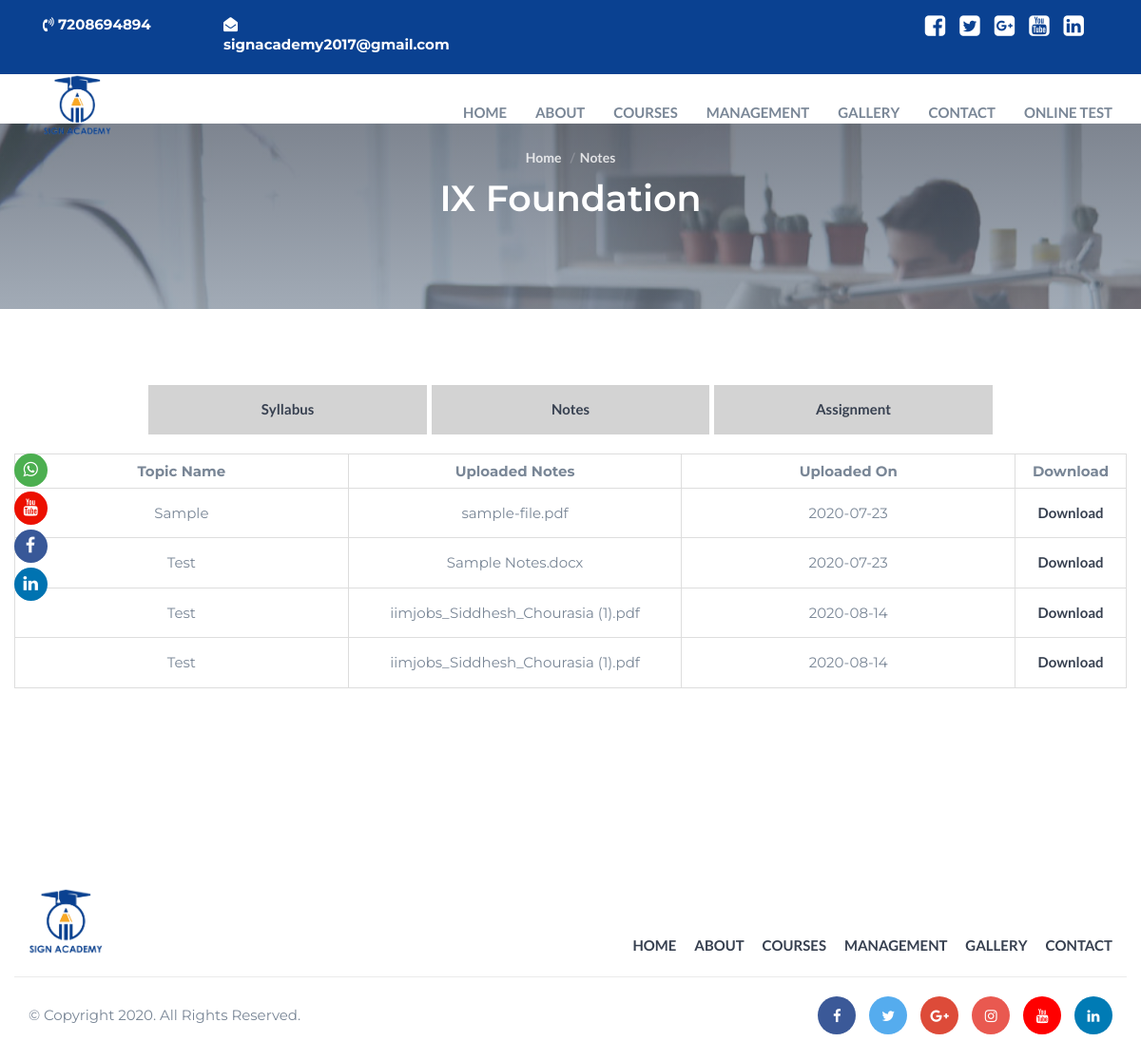
The app's page /ninenotes.php with its own data.
### tables this page shows
CREATE TABLE `addnotes` (
  `notes_id` int(200) NOT NULL,
  `notes_class` varchar(200) NOT NULL,
  `notes_topic` varchar(200) NOT NULL,
  `upload_notes` varchar(500) NOT NULL,
  `currdt` date NOT NULL
);

### ninenotes.php (the view, shortened to what this page needs)
<!DOCTYPE html>
<html lang="en">
	<head>
		<?php
		require_once("extfiles.php");
		?>
		 </head>
	<body>
		<?php
           require_once("header.php")
		?>
	<div class="hero-area section">
			<div class="bg-image bg-parallax overlay" style="background-image:url(./Img/page-background.jpg)"></div>
			<div class="container">
				<div class="row">
					<div class="col-md-10 col-md-offset-1 text-center">
						<ul class="hero-area-tree">
							<li><a href="index.html">Home</a></li>
							<li>Notes</li>
						</ul>
						<h1 class="white-text">IX Foundation</h1>
					</div>
				</div>
			</div>
		</div>
		    <div id="why-us" class="section">
			<div class="container">
				<div class="row">
					<div class="col-md-12 mb-4 p-0 display">
                      <div class="col-md-3 text-center p-2 bg-grey mr-1">
                      	<a href="ninestd.php">Syllabus</a>
                      </div>
                      <div class="col-md-3 text-center p-2 bg-grey mr-1">
                      <a href="ninenotes.php">Notes</a>
                      </div>
                      <div class="col-md-3 text-center p-2 bg-grey">
                      <a href="nineassignment.php">Assignment</a>
                      </div>
					</div>
					 <table class="table-bordered text-center" style="width: 100%;">
                  	<tr>
                     <th class="p-1 text-center">Topic Name</th>
                     <th class="p-1 text-center">Uploaded Notes</th>
                     <th class="p-1 text-center">Uploaded On</th>
                     <th class="p-1 text-center">Download</th>
                  	</tr>
					  <?php
                  $conn=mysqli_connect(dbhost,dbuser,dbpass,dbname) or die(mysqli_connect_error());
                  $q = "select * from addnotes where notes_class = 'IX Foundation'";
                    $res=mysqli_query($conn,$q) or die(mysqli_error($conn));
              $count=mysqli_affected_rows($conn);
              if($count==0)
              {
                print "<tr><td class='text-black text-center p-2' colspan='4'>There is no Notes.</td></tr>";
              }
              else
              {
                while($x=mysqli_fetch_array($res))
                {
                  ?>
                    <tr>
                    <td class="p-2" style="width: 30%;"><?php print "$x[2]" ?></td>
                    <td class="p-2" style="width: 30%;"><?php print "$x[3]" ?></td>
                    <td class="p-2" style="width: 30%;"><?php print "$x[4]" ?></td>
                    <td class="p-2"><a href="adminuploads/notes?notes_id='$notes_id'">Download</a></td>
                  </tr>
                    <?php
                         }
                  }
          ?>
             </table>
				</div>
			</div>
		</div>
		<?php
 require_once("footer.php");
?>
</html>

### css/style.css (style rules this page uses)
body { font-family: 'Montserrat', sans-serif; font-size: 15px; font-weight: 400; color: #798696; overflow-x:hidden; }
h1,h2,h3,h4,h5,h6 { margin-top: 12px; margin-bottom: 15px; font-weight: 600; color: #374050; }
h1 { font-size:38px; }
a { font-family: 'Lato', sans-serif; color: #374050; font-weight: 700; }
ul,ol { margin: 0; padding: 0; list-style: none }
.white-text { color: #FFF !important; }
.section { position:relative; padding-top:80px; padding-bottom:80px; }
.bg-image { position:absolute; left:0; right:0; top:0; bottom:0; background-position:center; background-size:cover; }
.bg-image.bg-parallax { background-attachment:fixed; }
.bg-image.overlay:after { content:""; position:absolute; left:0; right:0; top:0; bottom:0; background-image: -webkit-gradient(linear, left top, left bottom, from(#374050), to(#798696)); background-image: linear-gradient(to bottom, #374050 0%, #798696 100%); opacity: 0.7; }
.hero-area { position:relative; padding-top: 80px; padding-bottom: 80px; margin-top:75px; }
.hero-area-tree li { display:inline-block; font-family: 'Lato', sans-serif; font-weight:600; font-size:14px; color:rgba(255, 255, 255, 0.8); }
.hero-area-tree li > a { color:rgba(255, 255, 255, 0.8); }
.hero-area-tree li + li:before { content: "/"; display: inline-block; margin: 0px 5px; color: rgba(235, 235, 235, 0.25); }
.p-0 { padding: 0; }
.p-1 { padding: 7px; }
.p-2 { padding: 15px; }
.display { display: flex; justify-content: center; }
.mb-4 { margin-bottom: 20px !important; }
.bg-grey { background-color: lightgrey; }
.mr-1 { margin-right: 5px; }

### records on screen
addnotes: notes_topic "Sample", upload_notes "sample-file.pdf", currdt "2020-07-23"
addnotes: notes_topic "Test", upload_notes "Sample Notes.docx", currdt "2020-07-23"
addnotes: notes_topic "Test", upload_notes "iimjobs_Siddhesh_Chourasia (1).pdf", currdt "2020-08-14"
addnotes: notes_topic "Test", upload_notes "iimjobs_Siddhesh_Chourasia (1).pdf", currdt "2020-08-14"
